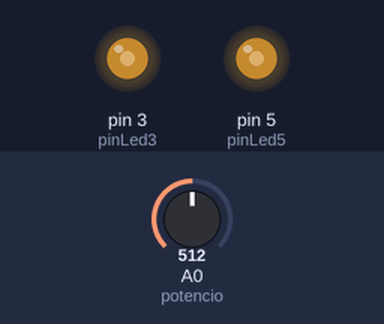
The sketch below on a simulated Arduino Uno, built with avr-gcc and run on an emulated ATmega328P. On the bench: output pins drawn as LEDs (lit = HIGH). The inputs (shaded band) are chosen by the test bench; at power-on: A0 (potencio) = 512.

Above: at 1.2 s.
1.3 s: A0 (potencio) set to 716
At 1.8 s:
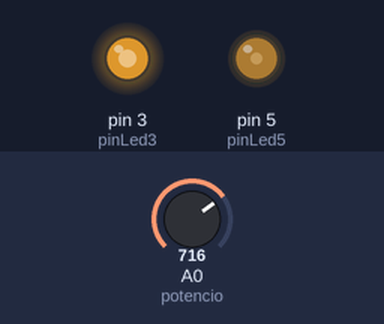
2.8 s: A0 (potencio) set to 900
At 4.0 s:
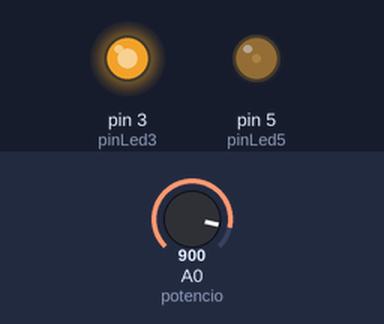
4.3 s: A0 (potencio) set to 1023
At 5.3 s:
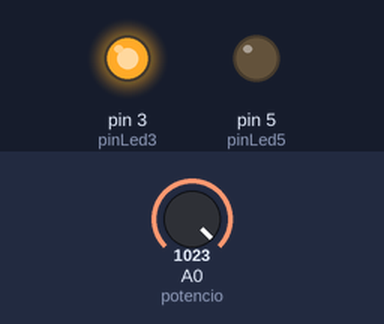
5.8 s: A0 (potencio) set to 306
At 6.4 s:
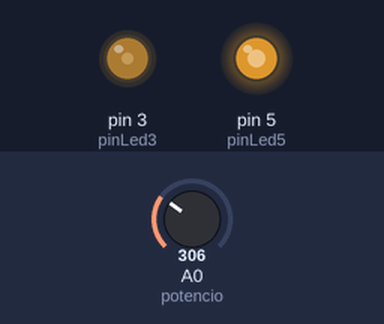
7.3 s: A0 (potencio) set to 245
At 7.6 s:
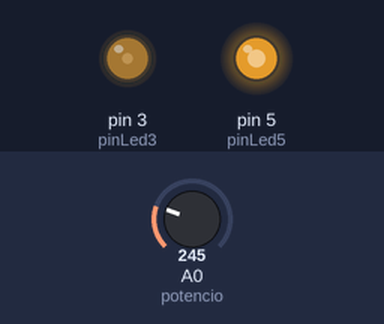
Timing chart, 0 to 9.8 s (numbered marks = the images above; inputs shaded):
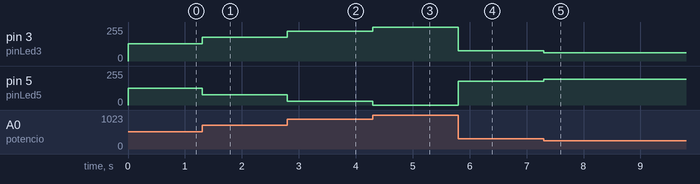

Measured:
- after the input at 1.3 s, pin 3 (pinLed3): 128/255 → 179/255 at once; pin 5 (pinLed5): 127/255 → 76/255 at once
- after the input at 2.8 s, pin 3 (pinLed3): 179/255 → 225/255 at once; pin 5 (pinLed5): 76/255 → 30/255 at once
- after the input at 4.3 s, pin 3 (pinLed3): 225/255 → 255/255 at once; pin 5 (pinLed5): 30/255 → 0/255 at once
- after the input at 5.8 s, pin 3 (pinLed3): 255/255 → 76/255 at once; pin 5 (pinLed5): 0/255 → 179/255 at once
- after the input at 7.3 s, pin 3 (pinLed3): 76/255 → 61/255 at once; pin 5 (pinLed5): 179/255 → 194/255 at once

The sketch:

serialCommunication.ino
```cpp
/*
 Name:		Sketch2.ino
 Created:	9/1/2015 12:55:24 PM
 Author:	Maika
*/

// the setup function runs once when you press reset or power the board
//int photoResistor = A0;
int potencio = A0;
int pinLed3 = 3;
int pinLed5 = 5;
int maxPower = 255;

//int photoPokazanie;
int potencioPokazanie;

void setup() {
	Serial.begin(9600);

}

// the loop function runs over and over again until power down or reset
void loop() {
	//photoPokazanie = analogRead(photoResistor);

	potencioPokazanie = analogRead(potencio);

	analogWrite(pinLed3, potencioPokazanie/4);
	analogWrite(pinLed5, maxPower - (potencioPokazanie / 4));


}
```
